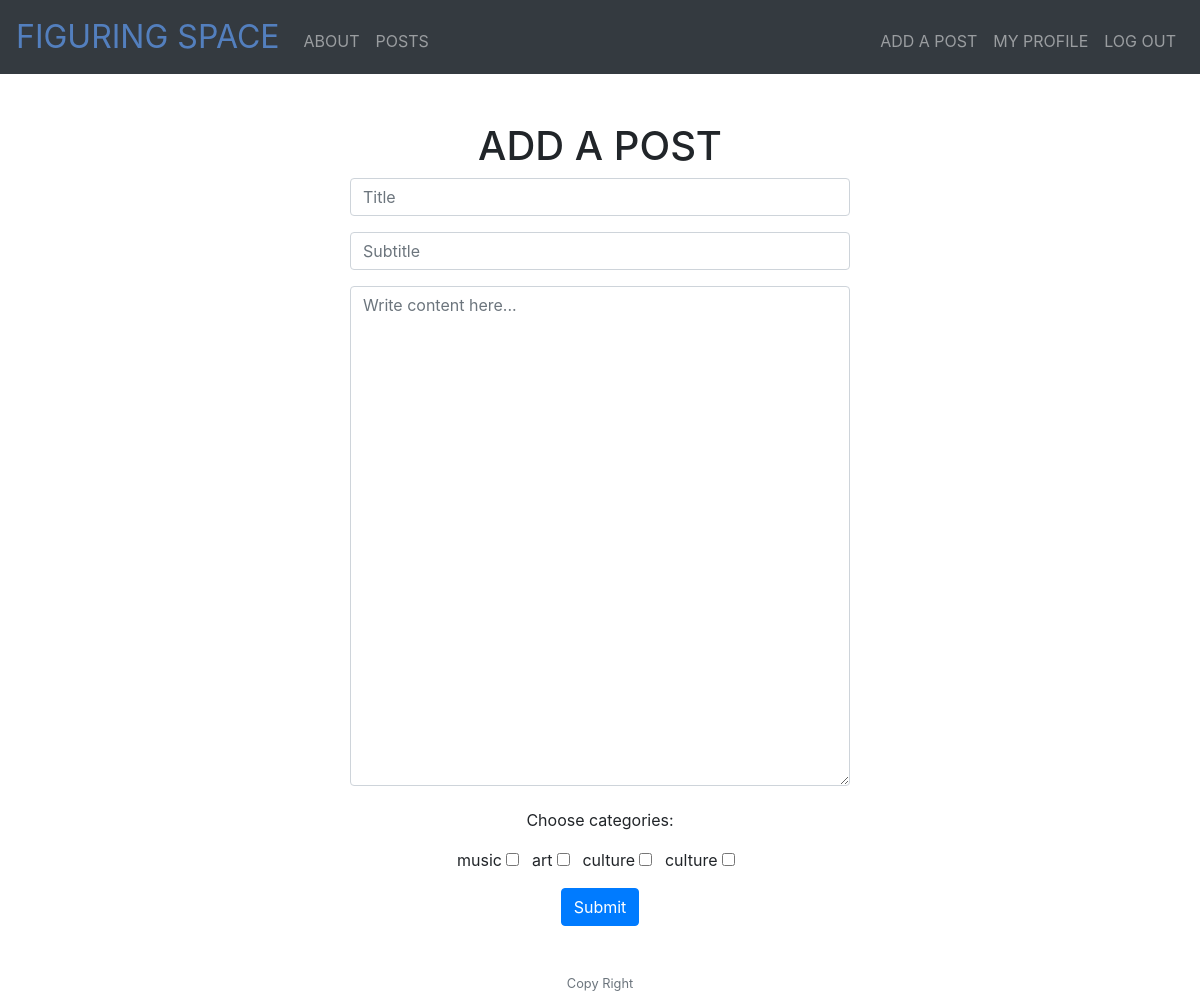
Page /add-post (signed in) on the earlier database version.
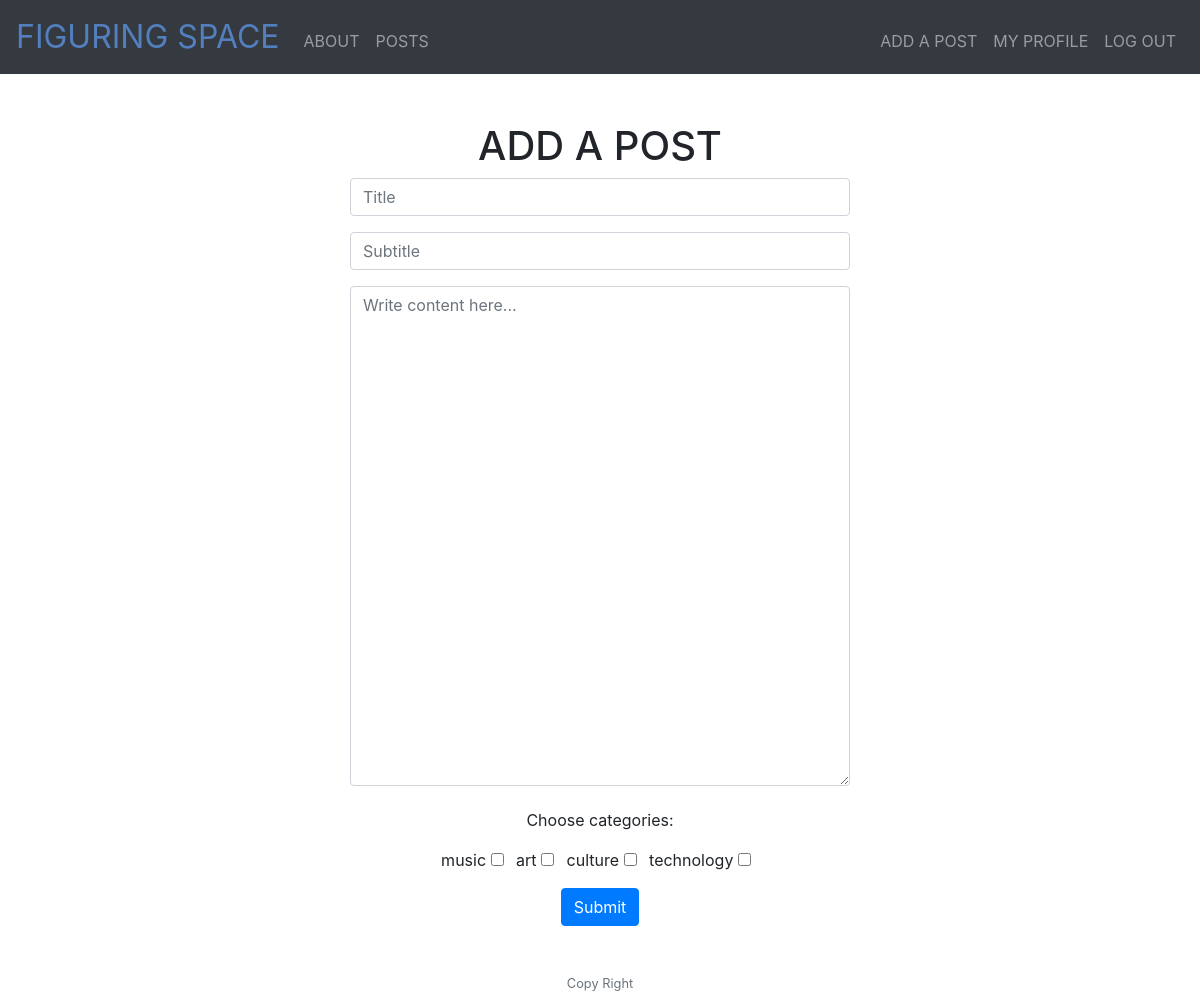
Same page on the later database version.
### models.py (models this page shows)
class Category(db.Model):
    id = db.Column(db.Integer, primary_key=True)
    title = db.Column(db.String(50))

### app.py (the view)
@app.route('/add-post', methods=["GET", "POST"])
@login_required
def add_post():
    if request.method == "POST":
        try:
            title = request.form.get("title")
            subtitle = request.form.get("subtitle")
            content = request.form.get("content")
            author = session.get("user_id")
            cats = request.form.getlist("category")
            post = Post(title=title, subtitle=subtitle, content=content, author=author, date_posted=datetime.now())
            db.session.add(post)
            db.session.flush()
            db.session.refresh(post)
            for cat in cats:
                db.session.connection().execute(categories_table.insert().values(post_id=post.id, category_id=cat))
            db.session.commit()
        except:
            error = "Something went wrong."
            return render_template("post_form.html", error=error)
        author_data = User.query.filter_by(id=post.author).first()
        return render_template("post.html", post=post, author=author_data)
    else:
        categ = Category.query.all()
        return render_template("post_form.html", categories=categ)

### app.py (called while the page is built)
@app.after_request
def after_request(response):
    response.headers["Cache-Control"] = "no-cache, no-store, must-revalidate"
    response.headers["Expires"] = 0
    response.headers["Pragma"] = "no-cache"
    return response

### helper.py (called while the page is built)
def login_required(f):
    @wraps(f)
    def decorated_function(*args, **kwargs):
        if session.get("user_id") is None:
            return redirect("/login")
        return f(*args, **kwargs)
    return decorated_function

### templates/post_form.html (shortened to what this page needs)
{% extends "layout.html" %} {% block main %}
<h1>ADD A POST</h1>
<form action="/add-post" method="post">
  <div class="form-group">
    <input
      autocomplete="off"
      autofocus
      class="form-control"
      name="title"
      placeholder="Title"
      type="text"
      style="width: 500px;"
    />
  </div>
  <div class="form-group">
    <input
      class="form-control"
      name="subtitle"
      placeholder="Subtitle"
      type="text"
      style="width: 500px;"
    />
  </div>
  <div class="form-group">
    <textarea
      class="form-control"
      name="content"
      placeholder="Write content here..."
      style="width: 500px; height: 500px;"
    ></textarea>
  </div>
  <div class="form-group">
    <p>Choose categories:</p>
    {%for category in categories%} {{category.title}}
    <input
      type="checkbox"
      name="category"
      value="{{ category.id }}"
      style="margin-right: 8px;"
    />
    {%endfor%}
  </div>
  <button class="btn btn-primary" type="submit">Submit</button>
</form>
{% endblock %}

Differences in the rows shown:
changed Category: title "culture" → "technology"
